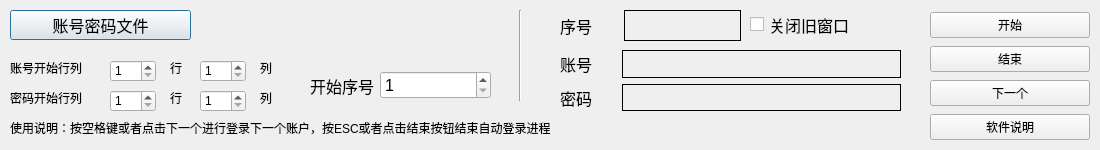
<?xml version="1.0" encoding="UTF-8"?>
<ui version="4.0">
 <class>Dialog</class>
 <widget class="QDialog" name="Dialog">
  <property name="geometry">
   <rect>
    <x>0</x>
    <y>0</y>
    <width>1100</width>
    <height>150</height>
   </rect>
  </property>
  <property name="minimumSize">
   <size>
    <width>1100</width>
    <height>150</height>
   </size>
  </property>
  <property name="maximumSize">
   <size>
    <width>1100</width>
    <height>150</height>
   </size>
  </property>
  <property name="windowTitle">
   <string>青娇课堂自动登录软件</string>
  </property>
  <widget class="QCheckBox" name="issavenum">
   <property name="geometry">
    <rect>
     <x>750</x>
     <y>10</y>
     <width>141</width>
     <height>29</height>
    </rect>
   </property>
   <property name="font">
    <font>
     <pointsize>12</pointsize>
    </font>
   </property>
   <property name="text">
    <string>关闭旧窗口</string>
   </property>
  </widget>
  <widget class="QWidget" name="horizontalLayoutWidget">
   <property name="geometry">
    <rect>
     <x>310</x>
     <y>70</y>
     <width>181</width>
     <height>31</height>
    </rect>
   </property>
   <layout class="QHBoxLayout" name="horizontalLayout" stretch="1,2">
    <item>
     <widget class="QLabel" name="label_2">
      <property name="font">
       <font>
        <pointsize>12</pointsize>
       </font>
      </property>
      <property name="text">
       <string>开始序号</string>
      </property>
     </widget>
    </item>
    <item>
     <widget class="QSpinBox" name="startnum">
      <property name="font">
       <font>
        <pointsize>12</pointsize>
       </font>
      </property>
      <property name="minimum">
       <number>1</number>
      </property>
      <property name="maximum">
       <number>10000</number>
      </property>
     </widget>
    </item>
   </layout>
  </widget>
  <widget class="QWidget" name="verticalLayoutWidget">
   <property name="geometry">
    <rect>
     <x>560</x>
     <y>50</y>
     <width>341</width>
     <height>61</height>
    </rect>
   </property>
   <layout class="QVBoxLayout" name="verticalLayout">
    <item>
     <layout class="QHBoxLayout" name="horizontalLayout_3" stretch="1,5">
      <item>
       <widget class="QLabel" name="label_4">
        <property name="font">
         <font>
          <pointsize>12</pointsize>
         </font>
        </property>
        <property name="text">
         <string>账号</string>
        </property>
       </widget>
      </item>
      <item>
       <widget class="QLabel" name="username">
        <property name="frameShape">
         <enum>QFrame::Box</enum>
        </property>
        <property name="text">
         <string/>
        </property>
       </widget>
      </item>
     </layout>
    </item>
    <item>
     <layout class="QHBoxLayout" name="horizontalLayout_4" stretch="1,5">
      <item>
       <widget class="QLabel" name="label_5">
        <property name="font">
         <font>
          <pointsize>12</pointsize>
         </font>
        </property>
        <property name="text">
         <string>密码</string>
        </property>
       </widget>
      </item>
      <item>
       <widget class="QLabel" name="psw">
        <property name="font">
         <font>
          <underline>false</underline>
         </font>
        </property>
        <property name="frameShape">
         <enum>QFrame::Box</enum>
        </property>
        <property name="text">
         <string/>
        </property>
       </widget>
      </item>
     </layout>
    </item>
   </layout>
  </widget>
  <widget class="QPushButton" name="openfile">
   <property name="geometry">
    <rect>
     <x>10</x>
     <y>10</y>
     <width>181</width>
     <height>30</height>
    </rect>
   </property>
   <property name="font">
    <font>
     <pointsize>12</pointsize>
    </font>
   </property>
   <property name="text">
    <string>账号密码文件</string>
   </property>
  </widget>
  <widget class="QWidget" name="verticalLayoutWidget_2">
   <property name="geometry">
    <rect>
     <x>930</x>
     <y>10</y>
     <width>160</width>
     <height>135</height>
    </rect>
   </property>
   <layout class="QVBoxLayout" name="verticalLayout_2">
    <item>
     <widget class="QPushButton" name="startbutton">
      <property name="font">
       <font>
        <pointsize>9</pointsize>
       </font>
      </property>
      <property name="text">
       <string>开始</string>
      </property>
     </widget>
    </item>
    <item>
     <widget class="QPushButton" name="endbutton">
      <property name="font">
       <font>
        <pointsize>9</pointsize>
       </font>
      </property>
      <property name="text">
       <string>结束</string>
      </property>
     </widget>
    </item>
    <item>
     <widget class="QPushButton" name="startorendlistener">
      <property name="font">
       <font>
        <pointsize>9</pointsize>
       </font>
      </property>
      <property name="text">
       <string>下一个</string>
      </property>
     </widget>
    </item>
    <item>
     <widget class="QPushButton" name="zhichi">
      <property name="text">
       <string>软件说明</string>
      </property>
     </widget>
    </item>
   </layout>
  </widget>
  <widget class="QWidget" name="horizontalLayoutWidget_2">
   <property name="geometry">
    <rect>
     <x>560</x>
     <y>10</y>
     <width>181</width>
     <height>31</height>
    </rect>
   </property>
   <layout class="QHBoxLayout" name="horizontalLayout_2" stretch="1,2">
    <item>
     <widget class="QLabel" name="label_3">
      <property name="font">
       <font>
        <pointsize>12</pointsize>
       </font>
      </property>
      <property name="text">
       <string>序号</string>
      </property>
     </widget>
    </item>
    <item>
     <widget class="QLabel" name="num">
      <property name="font">
       <font>
        <pointsize>12</pointsize>
        <weight>75</weight>
        <bold>true</bold>
        <underline>false</underline>
       </font>
      </property>
      <property name="layoutDirection">
       <enum>Qt::LeftToRight</enum>
      </property>
      <property name="frameShape">
       <enum>QFrame::Box</enum>
      </property>
      <property name="text">
       <string/>
      </property>
      <property name="alignment">
       <set>Qt::AlignCenter</set>
      </property>
     </widget>
    </item>
   </layout>
  </widget>
  <widget class="QLabel" name="filepath">
   <property name="geometry">
    <rect>
     <x>200</x>
     <y>10</y>
     <width>291</width>
     <height>30</height>
    </rect>
   </property>
   <property name="text">
    <string/>
   </property>
  </widget>
  <widget class="QLabel" name="label_7">
   <property name="geometry">
    <rect>
     <x>10</x>
     <y>60</y>
     <width>91</width>
     <height>16</height>
    </rect>
   </property>
   <property name="text">
    <string>账号开始行列</string>
   </property>
  </widget>
  <widget class="QLabel" name="label_8">
   <property name="geometry">
    <rect>
     <x>10</x>
     <y>90</y>
     <width>91</width>
     <height>16</height>
    </rect>
   </property>
   <property name="text">
    <string>密码开始行列</string>
   </property>
  </widget>
  <widget class="QSpinBox" name="usernamestartrow">
   <property name="geometry">
    <rect>
     <x>110</x>
     <y>60</y>
     <width>46</width>
     <height>22</height>
    </rect>
   </property>
   <property name="minimum">
    <number>1</number>
   </property>
  </widget>
  <widget class="QSpinBox" name="pswstartrow">
   <property name="geometry">
    <rect>
     <x>110</x>
     <y>90</y>
     <width>46</width>
     <height>22</height>
    </rect>
   </property>
   <property name="minimum">
    <number>1</number>
   </property>
  </widget>
  <widget class="QLabel" name="label_9">
   <property name="geometry">
    <rect>
     <x>170</x>
     <y>60</y>
     <width>21</width>
     <height>16</height>
    </rect>
   </property>
   <property name="text">
    <string>行</string>
   </property>
  </widget>
  <widget class="QLabel" name="label_10">
   <property name="geometry">
    <rect>
     <x>170</x>
     <y>90</y>
     <width>21</width>
     <height>16</height>
    </rect>
   </property>
   <property name="text">
    <string>行</string>
   </property>
  </widget>
  <widget class="QSpinBox" name="usernamestartcol">
   <property name="geometry">
    <rect>
     <x>200</x>
     <y>60</y>
     <width>46</width>
     <height>22</height>
    </rect>
   </property>
   <property name="minimum">
    <number>1</number>
   </property>
  </widget>
  <widget class="QSpinBox" name="pswstartcol">
   <property name="geometry">
    <rect>
     <x>200</x>
     <y>90</y>
     <width>46</width>
     <height>22</height>
    </rect>
   </property>
   <property name="minimum">
    <number>1</number>
   </property>
  </widget>
  <widget class="QLabel" name="label_11">
   <property name="geometry">
    <rect>
     <x>260</x>
     <y>60</y>
     <width>21</width>
     <height>16</height>
    </rect>
   </property>
   <property name="text">
    <string>列</string>
   </property>
  </widget>
  <widget class="QLabel" name="label_12">
   <property name="geometry">
    <rect>
     <x>260</x>
     <y>90</y>
     <width>21</width>
     <height>16</height>
    </rect>
   </property>
   <property name="text">
    <string>列</string>
   </property>
  </widget>
  <widget class="QLabel" name="label_13">
   <property name="geometry">
    <rect>
     <x>10</x>
     <y>120</y>
     <width>681</width>
     <height>16</height>
    </rect>
   </property>
   <property name="text">
    <string>使用说明：按空格键或者点击下一个进行登录下一个账户，按ESC或者点击结束按钮结束自动登录进程</string>
   </property>
  </widget>
  <widget class="Line" name="line">
   <property name="geometry">
    <rect>
     <x>510</x>
     <y>10</y>
     <width>20</width>
     <height>91</height>
    </rect>
   </property>
   <property name="font">
    <font>
     <pointsize>20</pointsize>
     <weight>75</weight>
     <bold>true</bold>
    </font>
   </property>
   <property name="orientation">
    <enum>Qt::Vertical</enum>
   </property>
  </widget>
 </widget>
 <resources/>
 <connections>
  <connection>
   <sender>usernamestartrow</sender>
   <signal>valueChanged(int)</signal>
   <receiver>pswstartrow</receiver>
   <slot>setValue(int)</slot>
   <hints>
    <hint type="sourcelabel">
     <x>132</x>
     <y>70</y>
    </hint>
    <hint type="destinationlabel">
     <x>132</x>
     <y>100</y>
    </hint>
   </hints>
  </connection>
  <connection>
   <sender>pswstartrow</sender>
   <signal>valueChanged(int)</signal>
   <receiver>usernamestartrow</receiver>
   <slot>setValue(int)</slot>
   <hints>
    <hint type="sourcelabel">
     <x>132</x>
     <y>100</y>
    </hint>
    <hint type="destinationlabel">
     <x>132</x>
     <y>70</y>
    </hint>
   </hints>
  </connection>
 </connections>
</ui>
